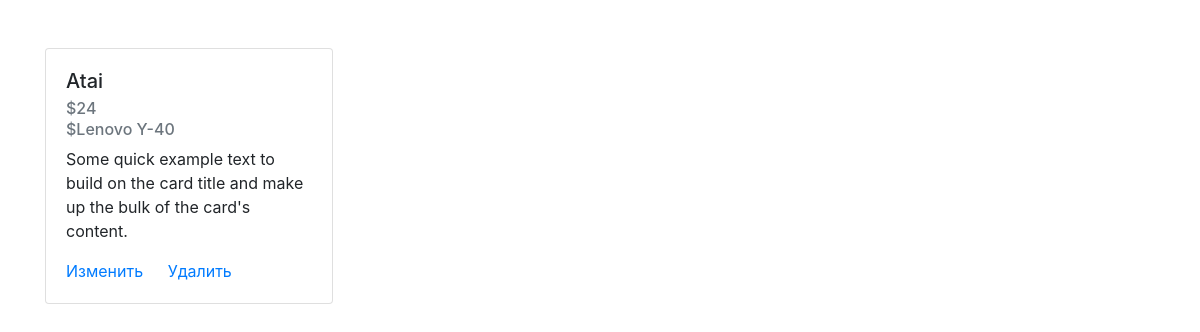
Screenshot of /purchase/3 with the database file from the repository.
### app/models.py (models this page shows, shortened)
class Purchase(db.Model):
    id = db.Column(db.Integer, primary_key=True)
    name = db.Column(db.String(30))
    age = db.Column(db.Integer)
    item_id = db.Column(db.Integer, db.ForeignKey('item.id'))
    item = db.relationship('Item', backref=db.backref('purchases', lazy='dynamic'))
    date_purchase = db.Column(db.Date)

class Item(db.Model):
    id = db.Column(db.Integer, primary_key=True)
    name = db.Column(db.String(20))
    price = db.Column(db.Integer)
    def __repr__(self):
        return self.name

### app/views.py (the view)
def get_single_purchase(purchase_id):
    purchase = Purchase.query.filter_by(id=purchase_id).first()
    return render_template('single_purchase.html', purchase=purchase)

### app/templates/single_purchase.html
{% extends 'base.html' %}
{% block content %}
    <div>
        <div class="card" style="width: 18rem;">
          <div class="card-body">
            <h5 class="card-title">{{ purchase.name }}</h5>
            <h6 class="card-subtitle mb-2 text-muted">${{ purchase.age }}</h6>
            <h6 class="card-subtitle mb-2 text-muted">${{ purchase.item }}</h6>
            <p class="card-text">Some quick example text to build on the card title and make up the bulk of the card's content.</p>
            <a href="{{ url_for('update_single_purchase', purchase_id=purchase.id) }}" class="card-link">Изменить</a>
            <a href="{{ url_for('delete_single_purchase', purchase_id=purchase.id) }}" class="card-link">Удалить</a>
          </div>
        </div>
    </div>
{% endblock %}

### rows the page displays
Purchase: name "Atai", age "24"
Item: item "Lenovo Y-40"
